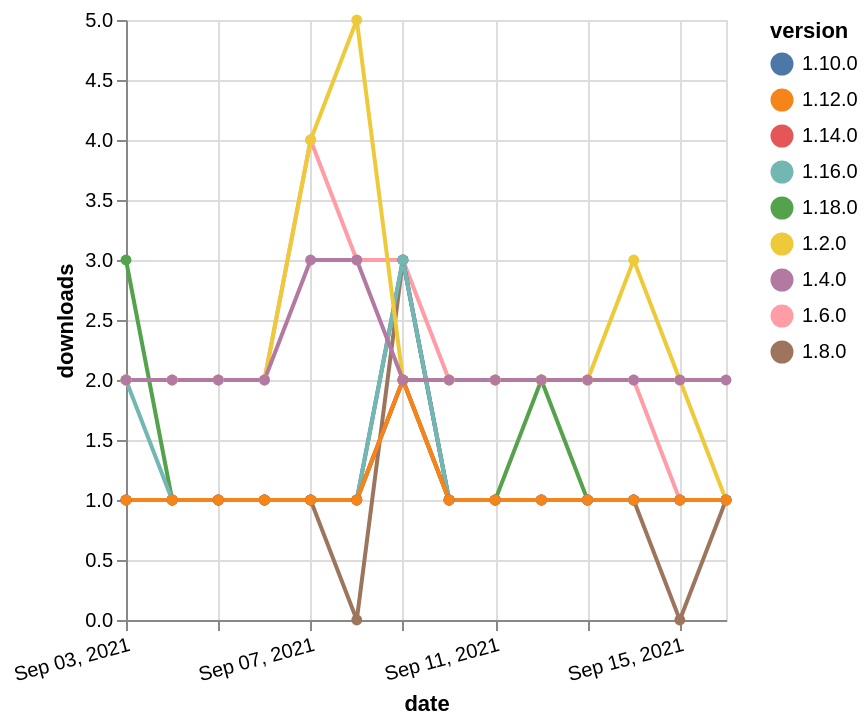

Write the Vega-Lite specification saved for this chart.
### Vega-Lite specification from a JSON file in a GitHub repository (floating-point values rounded to 4 significant figures)
{"$schema": "https://vega.github.io/schema/vega-lite/v5.json", "description": "A simple bar chart with embedded data.", "data": {"values": [{"date": "2021-09-03", "total": 2524, "delta": 2, "version": "1.6.0"}, {"date": "2021-09-04", "total": 2526, "delta": 2, "version": "1.6.0"}, {"date": "2021-09-05", "total": 2528, "delta": 2, "version": "1.6.0"}, {"date": "2021-09-06", "total": 2530, "delta": 2, "version": "1.6.0"}, {"date": "2021-09-07", "total": 2534, "delta": 4, "version": "1.6.0"}, {"date": "2021-09-08", "total": 2537, "delta": 3, "version": "1.6.0"}, {"date": "2021-09-09", "total": 2540, "delta": 3, "version": "1.6.0"}, {"date": "2021-09-10", "total": 2542, "delta": 2, "version": "1.6.0"}, {"date": "2021-09-11", "total": 2544, "delta": 2, "version": "1.6.0"}, {"date": "2021-09-12", "total": 2546, "delta": 2, "version": "1.6.0"}, {"date": "2021-09-13", "total": 2548, "delta": 2, "version": "1.6.0"}, {"date": "2021-09-14", "total": 2550, "delta": 2, "version": "1.6.0"}, {"date": "2021-09-15", "total": 2551, "delta": 1, "version": "1.6.0"}, {"date": "2021-09-16", "total": 2552, "delta": 1, "version": "1.6.0"}, {"date": "2021-09-03", "total": 123, "delta": 3, "version": "1.18.0"}, {"date": "2021-09-04", "total": 124, "delta": 1, "version": "1.18.0"}, {"date": "2021-09-05", "total": 125, "delta": 1, "version": "1.18.0"}, {"date": "2021-09-06", "total": 126, "delta": 1, "version": "1.18.0"}, {"date": "2021-09-07", "total": 127, "delta": 1, "version": "1.18.0"}, {"date": "2021-09-08", "total": 128, "delta": 1, "version": "1.18.0"}, {"date": "2021-09-09", "total": 130, "delta": 2, "version": "1.18.0"}, {"date": "2021-09-10", "total": 131, "delta": 1, "version": "1.18.0"}, {"date": "2021-09-11", "total": 132, "delta": 1, "version": "1.18.0"}, {"date": "2021-09-12", "total": 134, "delta": 2, "version": "1.18.0"}, {"date": "2021-09-13", "total": 135, "delta": 1, "version": "1.18.0"}, {"date": "2021-09-14", "total": 136, "delta": 1, "version": "1.18.0"}, {"date": "2021-09-15", "total": 137, "delta": 1, "version": "1.18.0"}, {"date": "2021-09-16", "total": 138, "delta": 1, "version": "1.18.0"}, {"date": "2021-09-03", "total": 247, "delta": 1, "version": "1.8.0"}, {"date": "2021-09-04", "total": 248, "delta": 1, "version": "1.8.0"}, {"date": "2021-09-05", "total": 249, "delta": 1, "version": "1.8.0"}, {"date": "2021-09-06", "total": 250, "delta": 1, "version": "1.8.0"}, {"date": "2021-09-07", "total": 251, "delta": 1, "version": "1.8.0"}, {"date": "2021-09-08", "total": 251, "delta": 0, "version": "1.8.0"}, {"date": "2021-09-09", "total": 254, "delta": 3, "version": "1.8.0"}, {"date": "2021-09-10", "total": 255, "delta": 1, "version": "1.8.0"}, {"date": "2021-09-11", "total": 256, "delta": 1, "version": "1.8.0"}, {"date": "2021-09-12", "total": 257, "delta": 1, "version": "1.8.0"}, {"date": "2021-09-13", "total": 258, "delta": 1, "version": "1.8.0"}, {"date": "2021-09-14", "total": 259, "delta": 1, "version": "1.8.0"}, {"date": "2021-09-15", "total": 259, "delta": 0, "version": "1.8.0"}, {"date": "2021-09-16", "total": 260, "delta": 1, "version": "1.8.0"}, {"date": "2021-09-03", "total": 315, "delta": 1, "version": "1.10.0"}, {"date": "2021-09-04", "total": 316, "delta": 1, "version": "1.10.0"}, {"date": "2021-09-05", "total": 317, "delta": 1, "version": "1.10.0"}, {"date": "2021-09-06", "total": 318, "delta": 1, "version": "1.10.0"}, {"date": "2021-09-07", "total": 319, "delta": 1, "version": "1.10.0"}, {"date": "2021-09-08", "total": 320, "delta": 1, "version": "1.10.0"}, {"date": "2021-09-09", "total": 323, "delta": 3, "version": "1.10.0"}, {"date": "2021-09-10", "total": 324, "delta": 1, "version": "1.10.0"}, {"date": "2021-09-11", "total": 325, "delta": 1, "version": "1.10.0"}, {"date": "2021-09-12", "total": 326, "delta": 1, "version": "1.10.0"}, {"date": "2021-09-13", "total": 327, "delta": 1, "version": "1.10.0"}, {"date": "2021-09-14", "total": 328, "delta": 1, "version": "1.10.0"}, {"date": "2021-09-15", "total": 329, "delta": 1, "version": "1.10.0"}, {"date": "2021-09-16", "total": 330, "delta": 1, "version": "1.10.0"}, {"date": "2021-09-03", "total": 181, "delta": 2, "version": "1.16.0"}, {"date": "2021-09-04", "total": 182, "delta": 1, "version": "1.16.0"}, {"date": "2021-09-05", "total": 183, "delta": 1, "version": "1.16.0"}, {"date": "2021-09-06", "total": 184, "delta": 1, "version": "1.16.0"}, {"date": "2021-09-07", "total": 185, "delta": 1, "version": "1.16.0"}, {"date": "2021-09-08", "total": 186, "delta": 1, "version": "1.16.0"}, {"date": "2021-09-09", "total": 189, "delta": 3, "version": "1.16.0"}, {"date": "2021-09-10", "total": 190, "delta": 1, "version": "1.16.0"}, {"date": "2021-09-11", "total": 191, "delta": 1, "version": "1.16.0"}, {"date": "2021-09-12", "total": 192, "delta": 1, "version": "1.16.0"}, {"date": "2021-09-13", "total": 193, "delta": 1, "version": "1.16.0"}, {"date": "2021-09-14", "total": 194, "delta": 1, "version": "1.16.0"}, {"date": "2021-09-15", "total": 195, "delta": 1, "version": "1.16.0"}, {"date": "2021-09-16", "total": 196, "delta": 1, "version": "1.16.0"}, {"date": "2021-09-03", "total": 3286, "delta": 2, "version": "1.2.0"}, {"date": "2021-09-04", "total": 3288, "delta": 2, "version": "1.2.0"}, {"date": "2021-09-05", "total": 3290, "delta": 2, "version": "1.2.0"}, {"date": "2021-09-06", "total": 3292, "delta": 2, "version": "1.2.0"}, {"date": "2021-09-07", "total": 3296, "delta": 4, "version": "1.2.0"}, {"date": "2021-09-08", "total": 3301, "delta": 5, "version": "1.2.0"}, {"date": "2021-09-09", "total": 3303, "delta": 2, "version": "1.2.0"}, {"date": "2021-09-10", "total": 3305, "delta": 2, "version": "1.2.0"}, {"date": "2021-09-11", "total": 3307, "delta": 2, "version": "1.2.0"}, {"date": "2021-09-12", "total": 3309, "delta": 2, "version": "1.2.0"}, {"date": "2021-09-13", "total": 3311, "delta": 2, "version": "1.2.0"}, {"date": "2021-09-14", "total": 3314, "delta": 3, "version": "1.2.0"}, {"date": "2021-09-15", "total": 3316, "delta": 2, "version": "1.2.0"}, {"date": "2021-09-16", "total": 3317, "delta": 1, "version": "1.2.0"}, {"date": "2021-09-03", "total": 156, "delta": 1, "version": "1.14.0"}, {"date": "2021-09-04", "total": 157, "delta": 1, "version": "1.14.0"}, {"date": "2021-09-05", "total": 158, "delta": 1, "version": "1.14.0"}, {"date": "2021-09-06", "total": 159, "delta": 1, "version": "1.14.0"}, {"date": "2021-09-07", "total": 160, "delta": 1, "version": "1.14.0"}, {"date": "2021-09-08", "total": 161, "delta": 1, "version": "1.14.0"}, {"date": "2021-09-09", "total": 163, "delta": 2, "version": "1.14.0"}, {"date": "2021-09-10", "total": 164, "delta": 1, "version": "1.14.0"}, {"date": "2021-09-11", "total": 165, "delta": 1, "version": "1.14.0"}, {"date": "2021-09-12", "total": 166, "delta": 1, "version": "1.14.0"}, {"date": "2021-09-13", "total": 167, "delta": 1, "version": "1.14.0"}, {"date": "2021-09-14", "total": 168, "delta": 1, "version": "1.14.0"}, {"date": "2021-09-15", "total": 169, "delta": 1, "version": "1.14.0"}, {"date": "2021-09-16", "total": 170, "delta": 1, "version": "1.14.0"}, {"date": "2021-09-03", "total": 180, "delta": 1, "version": "1.12.0"}, {"date": "2021-09-04", "total": 181, "delta": 1, "version": "1.12.0"}, {"date": "2021-09-05", "total": 182, "delta": 1, "version": "1.12.0"}, {"date": "2021-09-06", "total": 183, "delta": 1, "version": "1.12.0"}, {"date": "2021-09-07", "total": 184, "delta": 1, "version": "1.12.0"}, {"date": "2021-09-08", "total": 185, "delta": 1, "version": "1.12.0"}, {"date": "2021-09-09", "total": 187, "delta": 2, "version": "1.12.0"}, {"date": "2021-09-10", "total": 188, "delta": 1, "version": "1.12.0"}, {"date": "2021-09-11", "total": 189, "delta": 1, "version": "1.12.0"}, {"date": "2021-09-12", "total": 190, "delta": 1, "version": "1.12.0"}, {"date": "2021-09-13", "total": 191, "delta": 1, "version": "1.12.0"}, {"date": "2021-09-14", "total": 192, "delta": 1, "version": "1.12.0"}, {"date": "2021-09-15", "total": 193, "delta": 1, "version": "1.12.0"}, {"date": "2021-09-16", "total": 194, "delta": 1, "version": "1.12.0"}, {"date": "2021-09-03", "total": 2667, "delta": 2, "version": "1.4.0"}, {"date": "2021-09-04", "total": 2669, "delta": 2, "version": "1.4.0"}, {"date": "2021-09-05", "total": 2671, "delta": 2, "version": "1.4.0"}, {"date": "2021-09-06", "total": 2673, "delta": 2, "version": "1.4.0"}, {"date": "2021-09-07", "total": 2676, "delta": 3, "version": "1.4.0"}, {"date": "2021-09-08", "total": 2679, "delta": 3, "version": "1.4.0"}, {"date": "2021-09-09", "total": 2681, "delta": 2, "version": "1.4.0"}, {"date": "2021-09-10", "total": 2683, "delta": 2, "version": "1.4.0"}, {"date": "2021-09-11", "total": 2685, "delta": 2, "version": "1.4.0"}, {"date": "2021-09-12", "total": 2687, "delta": 2, "version": "1.4.0"}, {"date": "2021-09-13", "total": 2689, "delta": 2, "version": "1.4.0"}, {"date": "2021-09-14", "total": 2691, "delta": 2, "version": "1.4.0"}, {"date": "2021-09-15", "total": 2693, "delta": 2, "version": "1.4.0"}, {"date": "2021-09-16", "total": 2695, "delta": 2, "version": "1.4.0"}]}, "width": "container", "mark": {"type": "line", "point": {"filled": true}}, "encoding": {"x": {"field": "date", "type": "temporal", "timeUnit": "yearmonthdate", "title": "date", "axis": {"labelAngle": -15}}, "y": {"field": "delta", "type": "quantitative", "title": "downloads"}, "color": {"field": "version", "type": "nominal"}, "tooltip": {"field": "delta"}}}
